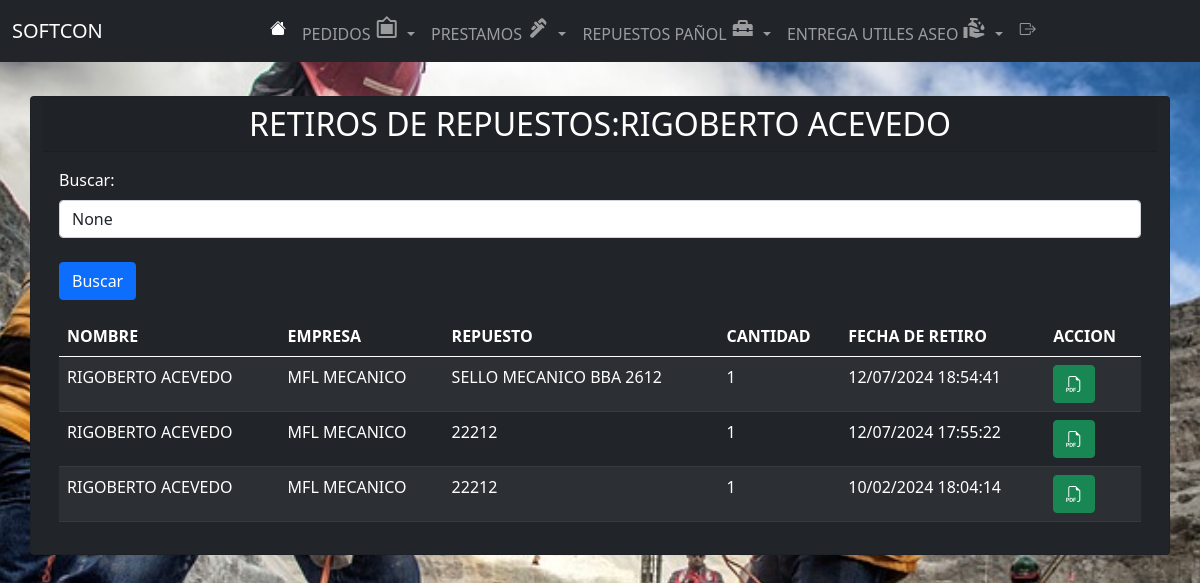
/lista_RetiroRepuesto_obrero/13/ (signed in), run on the app's committed database.
### app/models.py (models this page shows, shortened)
class Obrero(models.Model):
    nombre = models.CharField(max_length=100)

class RetiroRepuesto(models.Model):
    trabajador = models.ForeignKey(Obrero, related_name="retirorepuesto", on_delete=models.CASCADE, verbose_name="Obrero")
    empresa = models.ForeignKey(Empresa, related_name="retirorepuesto", on_delete=models.CASCADE, verbose_name="empresa")
    repuesto = models.ForeignKey(Repuesto, related_name="retirorepuesto", on_delete=models.CASCADE, verbose_name="REPUESTO")
    cantidad = models.PositiveIntegerField()
    fecha_retiro = models.DateTimeField(auto_now_add=True)

class Empresa(models.Model):
    nombre = models.CharField(max_length=100)
    def __str__(self):
        return self.nombre

class Repuesto(models.Model):
    nombre = models.CharField(max_length=100)
    cantidad = models.IntegerField(default=0)
    def __str__(self):
        return self.nombre

### app/views.py (the view, shortened to what this page needs)
# urls.py: path('lista_RetiroRepuesto_obrero/<int:obrero_id>/', lista_RetiroRepuesto_obrero, name='lista_RetiroRepuesto_obrero'),
@login_required
def lista_RetiroRepuesto_obrero(request, obrero_id):
    obrero = get_object_or_404(Obrero, id=obrero_id)
    retirorepuesto_obrero = RetiroRepuesto.objects.filter(trabajador=obrero)
    search_term = request.GET.get('buscar')
    retirorepuesto_obrero = retirorepuesto_obrero.order_by('-fecha_retiro')
    paginator = Paginator(retirorepuesto_obrero, 10)
    page = request.GET.get('page')
    try:
        retirorepuesto_pagina = paginator.page(page)
    except PageNotAnInteger:
        retirorepuesto_pagina = paginator.page(1)
    except EmptyPage:
        retirorepuesto_pagina = paginator.page(paginator.num_pages)
    for retirorepuesto in retirorepuesto_pagina:
        retirorepuesto.fecha_retiro_formatted = retirorepuesto.fecha_retiro.strftime("%d/%m/%Y %H:%M")
    return render(request, 'app/lista_RetiroRepuesto_obrero.html', {
        'retirorepuesto_obrero': retirorepuesto_pagina,
        'obrero': obrero,
        'search_term': search_term
    })

### app/templates/app/lista_RetiroRepuesto_obrero.html (shortened to what this page needs)
{% extends 'app/base.html' %}
{% block content %}
<br><br><br><br>
<div class="container">
  <div class="row justify-content-center">
    <div class="card bg-dark text-white">
      <h2 class="card-header text-center">RETIROS DE REPUESTOS:{{ obrero.nombre }}</h2>
      <div class="card-body">
        <div class="mb-3">
          <form method="GET" action="{% url 'lista_RetiroRepuesto_obrero' obrero.id %}">
              <label for="buscar" class="form-label">Buscar:</label>
              <input type="text" class="form-control" id="buscar" name="buscar" placeholder="Escribe para buscar..."
                  value="{{ search_term }}">
                  <br>
              <button type="submit" class="btn btn-primary">Buscar</button>
          </form>
        </div>
        <table class="table mx-auto table-dark table-striped">
          <thead>
            <tr>
              <th class="text-white">NOMBRE</th>
              <th class="text-white">EMPRESA</th>
              <th class="text-white">REPUESTO</th>
              <th class="text-white">CANTIDAD</th>
              <th class="text-white">FECHA DE RETIRO</th>
              <th class="text-white">ACCION</th>
            </tr>
          </thead>
          <tbody>
            {% for retirorepuesto in retirorepuesto_obrero %}
            <tr>
              <td class="text-white">{{ retirorepuesto.trabajador.nombre }}</td>
              <td class="text-white">{{ retirorepuesto.empresa }}</td>
              <td class="text-white">{{ retirorepuesto.repuesto }}</td>
              <td class="text-white">{{ retirorepuesto.cantidad }}</td>
              <td class="text-white">
                {% if retirorepuesto.fecha_retiro %}
                    {{ retirorepuesto.fecha_retiro|date:"d/m/Y H:i:s" }}
                {% else %}
                    Sin fecha de retiro
                {% endif %}
            </td>
            <td><a href="{% url 'generar_pdf_retiro' obrero.id %}?buscar={{ search_term|urlencode }}" class="btn btn-success"><i class="bi bi-filetype-pdf"></i></a></td>
            </tr>
            {% endfor %}
          </tbody>
        </table>
      </div>
    </div>
  </div>
</div>
{% endblock %}

### data on the page
Obrero: nombre "RIGOBERTO ACEVEDO"
RetiroRepuesto: trabajador.nombre "RIGOBERTO ACEVEDO", empresa "MFL MECANICO", repuesto "SELLO MECANICO BBA 2612", cantidad "1", fecha_retiro "12/07/2024 18:54:41"
RetiroRepuesto: trabajador.nombre "RIGOBERTO ACEVEDO", empresa "MFL MECANICO", repuesto "22212", cantidad "1", fecha_retiro "12/07/2024 17:55:22"
RetiroRepuesto: trabajador.nombre "RIGOBERTO ACEVEDO", empresa "MFL MECANICO", repuesto "22212", cantidad "1", fecha_retiro "10/02/2024 18:04:14"
